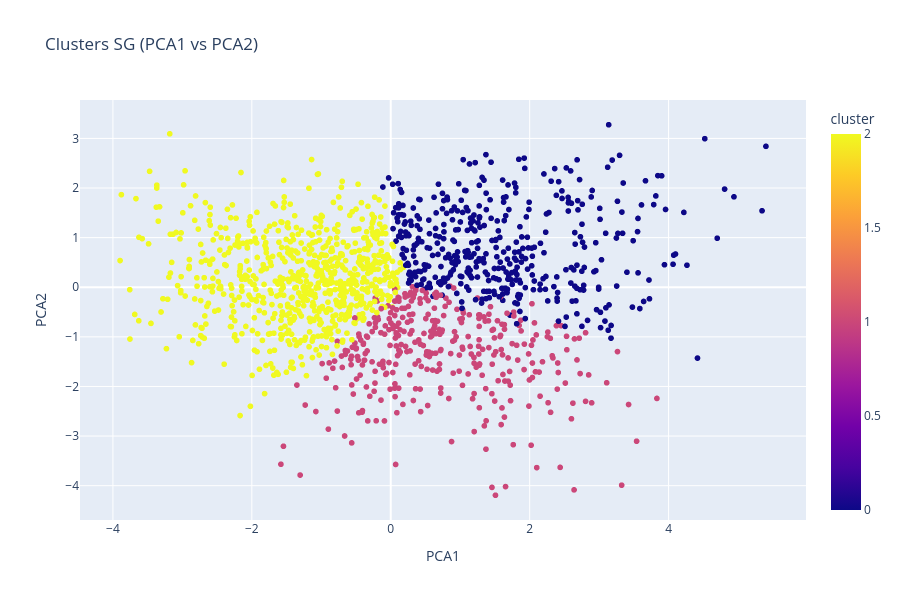

Here is the notebook cell this chart was saved with:
### Markdown cell above
Interprétation des clusters par les statistiques les plus influentes:
_cluster 0: usage moyen, bon pourcentage de shoot, tire énormément à 3 points (56%!), passe peu et perd peu de ballons. 
Profil type du SG tireur éxtérieur. 
_cluster 1: usage élevé, bon pourcentage de shoot, tire modérément à 3 points, attaque plus la raquette et provoque des fautes, il privilégie la création de jeu pour les équipiers (fort taux d'assist) et de steal (bon défenseur). Bpm positif. 
profil type du SG star/créateur pour les autres. 
_cluster 2: usage moyen, pourcentage de shoots faible, peu de tirs à 3 points, de passes, joueur moyen de manière générale, joueur de rotation avec un très mauvais BPM.

### Code cell
import plotly.express as px
import pandas as pd


plot_df = pd.DataFrame({
    'PCA1': pca_result[:, 0],
    'PCA2': pca_result[:, 1],
    'cluster': df_sg['cluster'],
    'player': df_sg['player'],
    'team': df_sg['team'],
    'season': df_sg['season']
})


fig = px.scatter(
    plot_df,
    x='PCA1',
    y='PCA2',
    color='cluster',
    hover_data=['player', 'team', 'season'],
    title="Clusters SG (PCA1 vs PCA2)",
    width=900,
    height=600
)

fig.show()

### Figure 1 — Plotly figure (JSON) as saved in the notebook; plotly's stock layout.template omitted (floating-point values rounded to 4 significant figures; data arrays with more than 128 entries replaced by an {"elided": "..."} marker saying what was removed)
{"data": [{"customdata": {"elided": "1522x3 mixed values"}, "hovertemplate": "PCA1=%{x}<br>PCA2=%{y}<br>player=%{customdata[0]}<br>team=%{customdata[1]}<br>season=%{customdata[2]}<br>cluster=%{marker.color}<extra></extra>", "legendgroup": "", "marker": {"color": {"elided": "1522 int values"}, "coloraxis": "coloraxis", "symbol": "circle"}, "mode": "markers", "name": "", "showlegend": false, "type": "scattergl", "x": {"elided": "1522 float values"}, "xaxis": "x", "y": {"elided": "1522 float values"}, "yaxis": "y"}], "layout": {"coloraxis": {"colorbar": {"title": {"text": "cluster"}}, "colorscale": [[0, "#0d0887"], [0.1111, "#46039f"], [0.2222, "#7201a8"], [0.3333, "#9c179e"], [0.4444, "#bd3786"], [0.5556, "#d8576b"], [0.6667, "#ed7953"], [0.7778, "#fb9f3a"], [0.8889, "#fdca26"], [1, "#f0f921"]]}, "height": 600, "legend": {"tracegroupgap": 0}, "title": {"text": "Clusters SG (PCA1 vs PCA2)"}, "width": 900, "xaxis": {"anchor": "y", "domain": [0, 1], "title": {"text": "PCA1"}}, "yaxis": {"anchor": "x", "domain": [0, 1], "title": {"text": "PCA2"}}}}
